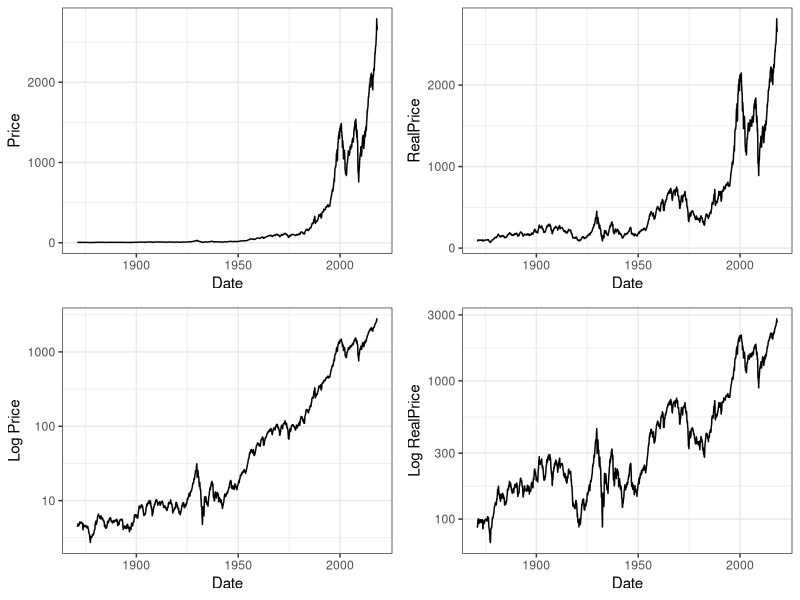
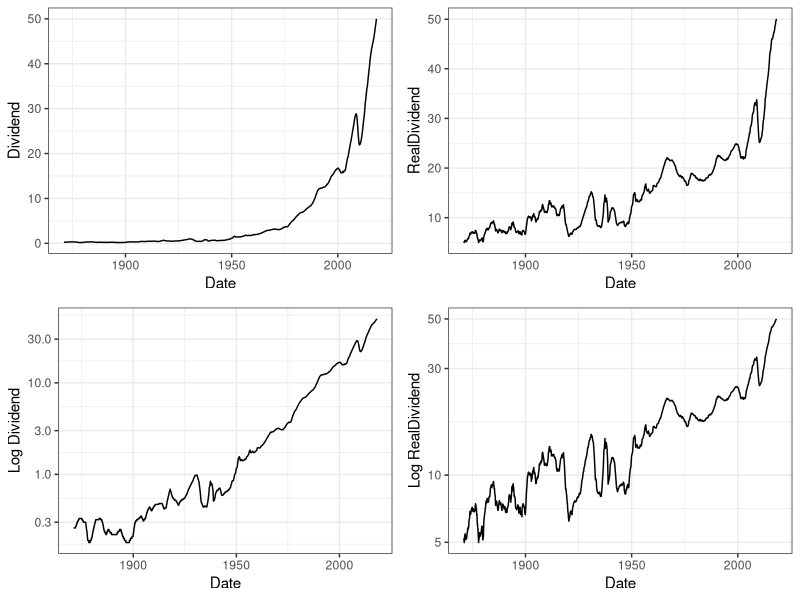
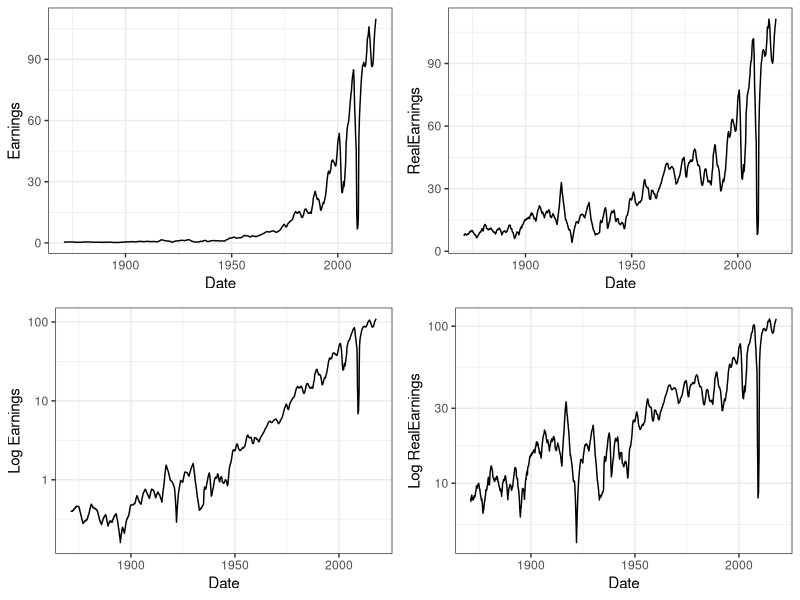
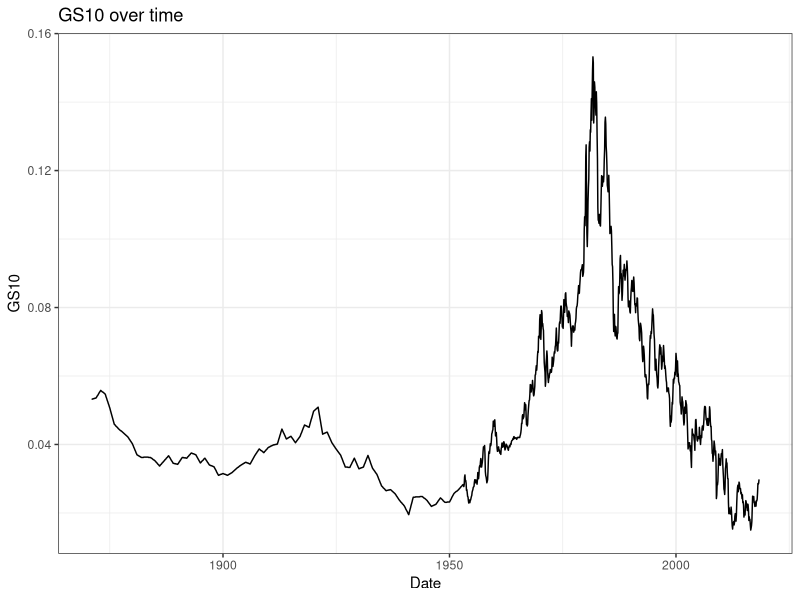
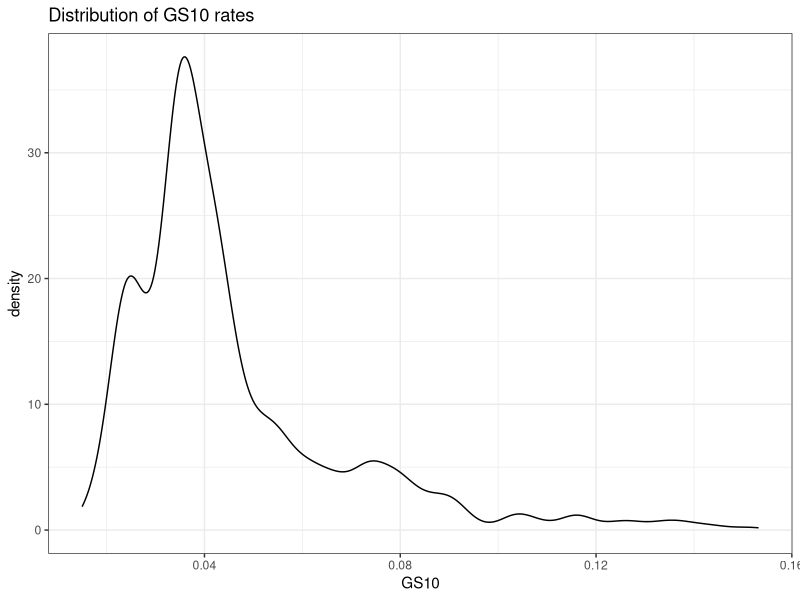
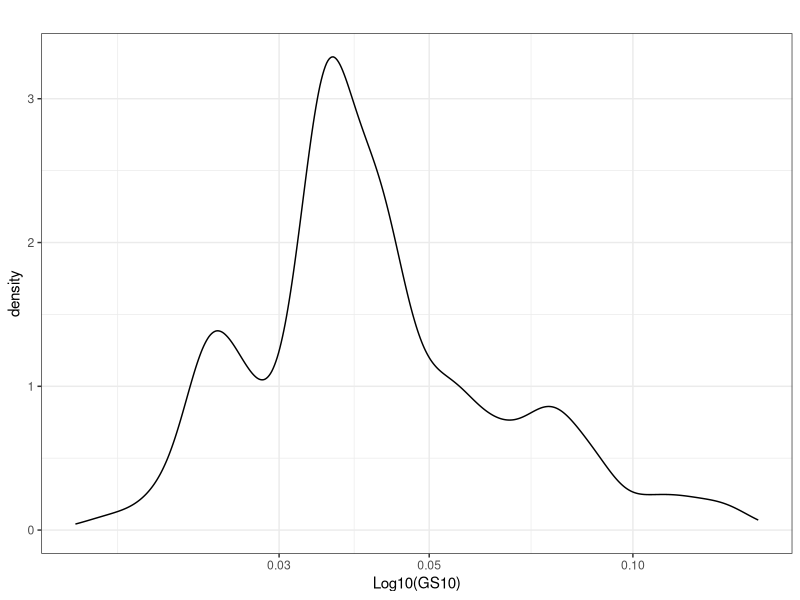
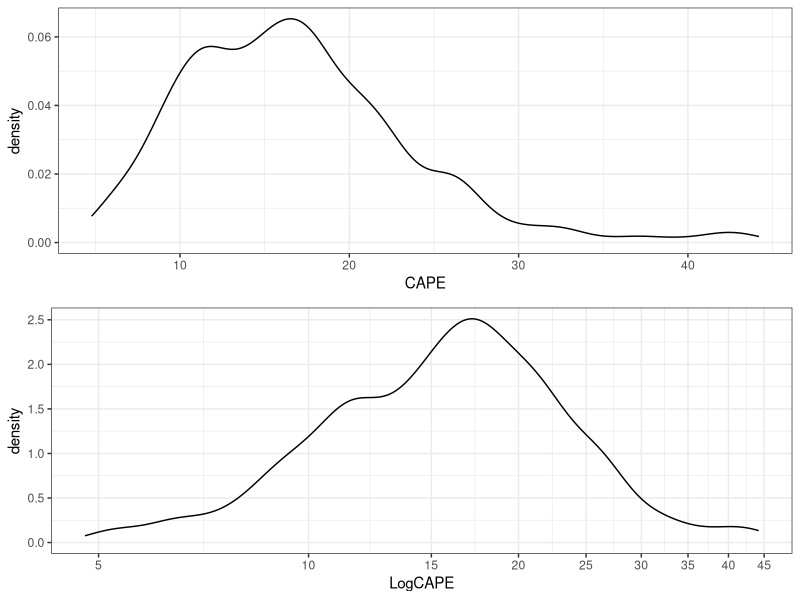
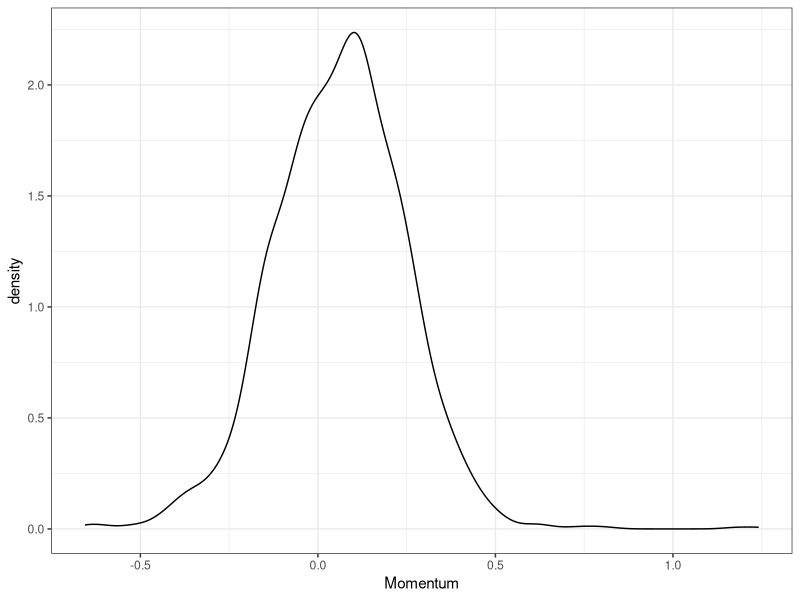

These charts were generated, in order, by the following R code:
## ---- chunk 1
# Load packages

library(ggplot2)
library(gridExtra)
library(ggthemes)
library(gsubfn)
library(rpart)
library(memisc)
## ---- chunk 2
# Load the Data
cape <- read.csv("ie_data.csv", sep = "\t")
## ---- chunk 3
str(cape)
## ---- chunk 4
# Convert date to character format for parsing
cape$Date <- as.character(cape$Date)

# The as.Date function requires a day, so a .1 needs to be appended to the dates
# A 0 needs to be appended to October so that as.Date can differentiate it from
# January
october <- nchar(cape$Date) == 6
cape$Date <- ifelse(october,
                    paste(cape$Date, "0.1", sep = ""),
                    paste(cape$Date, ".1", sep = ""))

# Finally parse the result
cape$Date <- as.Date(cape$Date, '%Y.%m.%d')

# Rename the rows using the date column
#rownames(cape) <- cape$Date

# Drop the Date and DateFraction columns
cape <- subset(cape, select = -c(DateFraction))
## ---- chunk 5
cape$GS10 <- cape$GS10 / 100
## ---- chunk 6
pct_change <- function(vect, k = 12) {
  # Calculates the percent change over a specified lookback
  # :param vect:  vector of numbers
  # :param  k:    number of periods to lookback
  # :return:      running percent change over lookback length
  
  len = length(vect)
  
  # Create indexes that will be used to truncate the vector
  front_trunc <- (1:k)
  rear_trunc <- ((len-k+1):len)
  
  # Divide truncated versions of the vector by itself to get the percent change
  result <- vect[-front_trunc]/vect[-rear_trunc] - 1
  
  # Pad the results so that it matches the original vector length
  result <- c(rep(NA, k), result)
  
  return(result)
}
## ---- chunk 7
fwd_return <- function(vect, k = 12) {
  # Shift a vector by k values
  # :param vect:  vector to shift
  # :param k:     number of periods to shift by
  # :return:      shifted vector

  len <- length(vect)

  p_changes <- pct_change(vect, k = k)

  # Remove the first k values of the vector
  result <- p_changes[-(1:k)]

  # Restore the vector to original length (NA is appended automatically)
  length(result) <- len

  return(result)
}

## ---- chunk 8
# continuous measurments of growth and inflation
cape$Momentum <- pct_change(cape$Price)
cape$CPIChange <- pct_change(cape$CPI)

# nominal variation
growth <- cape$Momentum > 0
cape$Growth <- ifelse(growth, "Expansion", "Recession")
inflation <- cape$CPIChange > 0
cape$Inflation <- ifelse(inflation, "Inflation", "Deflation")
cape$Growth <- factor(cape$Growth)
cape$Inflation <- factor(cape$Inflation)

cape$Fwd1yrReturns <- fwd_return(cape$Price)
cape$Fwd3yrReturns <- fwd_return(cape$Price, k = 36)
cape$Fwd5yrReturns <- fwd_return(cape$Price, k = 60)
cape$Fwd10yrReturns <- fwd_return(cape$Price, k = 120)

bullish <- cape$Fwd1yrReturns > 0
cape$Outlook <- ifelse(bullish, "Bullish", "Bearish")
cape$Outlook <- factor(cape$Outlook)



## ---- chunk 9
str(cape)
summary(cape)
## ---- chunk 10
theme_set(theme_bw())
g <- ggplot(cape)

plt1 <- g + geom_line(aes(Date, Price))
plt2 <- g + geom_line(aes(Date, RealPrice))
plt3 <- plt1 + scale_y_log10() + labs(y = "Log Price")
plt4 <- plt2 + scale_y_log10() + labs(y = "Log RealPrice")

grid.arrange(plt1, plt2, plt3, plt4, ncol = 2)
## ---- chunk 11
plt1 <- g + geom_line(aes(Date, Dividend))
plt2 <- g + geom_line(aes(Date, RealDividend))
plt3 <- plt1 + scale_y_log10() + labs(y = "Log Dividend")
plt4 <- plt2 + scale_y_log10() + labs(y = "Log RealDividend")

grid.arrange(plt1, plt2, plt3, plt4, ncol = 2)
## ---- chunk 12
plt1 <- g + geom_line(aes(Date, Earnings))
plt2 <- g + geom_line(aes(Date, RealEarnings))
plt3 <- plt1 + scale_y_log10() + labs(y = "Log Earnings")
plt4 <- plt2 + scale_y_log10() + labs(y = "Log RealEarnings")

grid.arrange(plt1, plt2, plt3, plt4, ncol = 2)
## ---- chunk 13
plt1 <- g + geom_line(aes(Date, GS10)) + labs(title = "GS10 over time")
plt2 <- g + geom_density(aes(GS10)) + labs(title = "Distribution of GS10 rates")
plt3 <- plt2 + scale_x_log10() + labs(title = "", x = "Log10(GS10)")

#grid.arrange(plt1, plt2, plt3)
print(plt1)
print(plt2)
print(plt3)

summary(cape$GS10)
## ---- chunk 14
plt1 <- g + geom_density(aes(CAPE))
plt2 <- plt1 + scale_x_log10(breaks = seq(0, 45, 5)) + labs(x = "LogCAPE")

grid.arrange(plt1, plt2)
## ---- chunk 15
g + geom_density(aes(Momentum))
g + geom_boxplot(aes("", Momentum)) + coord_flip()
summary(cape$Momentum)
## ---- chunk 16
g + geom_density(aes(CPIChange))
summary(cape$CPIChange)
## ---- chunk 17
# The first 12 rows contain NA values for both Inflation and growth
plt1 <- ggplot(cape[-(1:12),]) + geom_bar(aes(Inflation))

plt2 <- ggplot(cape[-(1:12),]) + geom_bar(aes(Growth))
grid.arrange(plt1, plt2, ncol = 2)
## ---- chunk 18
plt1 <- g + geom_density(aes(Fwd1yrReturns))
plt2 <- g + geom_density(aes(Fwd3yrReturns))
plt3 <- g + geom_density(aes(Fwd5yrReturns))
plt4 <- g + geom_density(aes(Fwd10yrReturns))

grid.arrange(plt1, plt2, plt3, plt4, ncol = 2)
summary(cape[c("Fwd1yrReturns", "Fwd3yrReturns",
               "Fwd5yrReturns", "Fwd10yrReturns")])
## ---- chunk 19
# this function will convert the returns to a CAGR
annualize <- function(r,t) {
  return((1 + r)^(1 / t) - 1)
}

plt1 <- g + geom_density(aes(Fwd1yrReturns))
plt2 <- g + geom_density(aes(annualize(Fwd3yrReturns, 3))) +
                                    labs(x = "3 Year CAGR")
plt3 <- g + geom_density(aes(annualize(Fwd5yrReturns, 5))) +
                                    labs(x = "5 Year CAGR")
plt4 <- g + geom_density(aes(annualize(Fwd10yrReturns, 10))) +
                                    labs(x = "10 Year CAGR")

grid.arrange(plt1, plt2, plt3, plt4, ncol = 2)
print("1 year forward returns")
summary(cape$Fwd1yrReturns)
print("3 year forward returns")
summary(annualize(cape$Fwd3yrReturns, 3))
print("5 year forward returns")
summary(annualize(cape$Fwd5yrReturns, 5))
print("10 year forward returns")
summary(annualize(cape$Fwd10yrReturns, 10))
## ---- chunk 20
cape$Fwd3yrCAGR <- annualize(cape$Fwd3yrReturns, 3)
cape$Fwd5yrCAGR <- annualize(cape$Fwd5yrReturns, 5)
cape$Fwd10yrCAGR <- annualize(cape$Fwd10yrReturns, 10)

# g needs to be updated now that there are new features in the df
g <- ggplot(cape)
## ---- chunk 21
plt1 <- g + geom_point(aes(RealPrice, RealEarnings), alpha = 1/10)
plt2 <- g + geom_point(aes(RealPrice, RealDividend), alpha = 1/10)
plt3 <- g + geom_point(aes(RealDividend, RealEarnings), alpha = 1/10)

grid.arrange(plt1, plt2, plt3, ncol = 2)

## ---- chunk 22
plt1 <- g + geom_point(aes(log10(RealPrice), 
                           log10(RealEarnings)), alpha = 1/10)
plt2 <- g + geom_point(aes(log10(RealPrice), 
                           log10(RealDividend)), alpha = 1/10)
plt3 <- g + geom_point(aes(log10(RealDividend),
                           log10(RealEarnings)), alpha = 1/10)

grid.arrange(plt1, plt2, plt3, ncol = 2)

## ---- chunk 23
# Convenience function created because several features will be plotted
# against forward returns
plot_vs_returns <- function(df, x, x_label, alpha = 1) {
  g <- ggplot(aes(x = x), data = df)
  plt1 <- g + geom_point(aes(y = Fwd1yrReturns), alpha = alpha) + labs(x = x_label)
  plt2 <- g + geom_point(aes(y = Fwd3yrCAGR), alpha = alpha) + labs(x = x_label)
  plt3 <- g + geom_point(aes(y = Fwd5yrCAGR), alpha = alpha) + labs(x = x_label)
  plt4 <- g + geom_point(aes(y = Fwd10yrCAGR), alpha = alpha) + labs(x = x_label)
  
  grid.arrange(plt1, plt2, plt3, plt4)
}
## ---- chunk 24
plot_vs_returns(cape, cape$CAPE, "CAPE", alpha = 1/10)
## ---- chunk 25
plot_vs_returns(cape, log10(cape$CAPE), "Log10(CAPE)", alpha = 1/10)
## ---- chunk 26
# This function is necessary to plot returns against cape, while also
# maintaining meaningful x lables for the cut groups
log10_cut <- function(x, breaks = 5, digits = 0) {
  # Same functionality as cut, but cuts along log adjusted values 
  # :param x:       values to cut
  # :param breaks:  number of cuts to make
  # :param digits:  number of decimal places to round the labels
  # :returns cut data, but with original values in lables
  cuts <- cut(log10(x), breaks = breaks)
  
  # sub function to apply
  level_mapper <- function(lev) {
    return(gsubfn("(\\d+.\\d+)",
                  ~ round(10 ^ as.numeric(x), digits = digits),
                  lev))
  }
  
  levels(cuts) <- sapply(levels(cuts), level_mapper)
  return(cuts)
}

g_cape <- ggplot(aes(x = log10_cut(CAPE)), 
                 data = subset(cape, !is.na(CAPE)))

g_cape + geom_bar(aes(y = Fwd1yrReturns), stat = "summary", fun.y = mean)
g_cape + geom_bar(aes(y = Fwd3yrCAGR), stat = "summary", fun.y = mean)
g_cape + geom_bar(aes(y = Fwd5yrCAGR), stat = "summary", fun.y = mean)
g_cape + geom_bar(aes(y = Fwd10yrCAGR), stat = "summary", fun.y = mean)
## ---- chunk 27
g_cape + geom_boxplot(aes(y = Fwd1yrReturns))
g_cape + geom_boxplot(aes(y = Fwd3yrCAGR))
g_cape + geom_boxplot(aes(y = Fwd5yrCAGR))
g_cape + geom_boxplot(aes(y = Fwd10yrCAGR))
## ---- chunk 28
plot_vs_returns(cape, cape$Momentum, "Momentum", alpha = 1/20)
## ---- chunk 29
plt1 <-ggplot(aes(Momentum, Fwd1yrReturns), data = cape) +
  geom_point(alpha = 1/20) + xlim(-.5, .7)
plt2 <-ggplot(aes(Momentum, Fwd3yrCAGR), data = cape) +
  geom_point(alpha = 1/20) + xlim(-.5, .7)
plt3 <-ggplot(aes(Momentum, Fwd5yrCAGR), data = cape) +
  geom_point(alpha = 1/20) + xlim(-.5, .7)
plt4 <-ggplot(aes(Momentum, Fwd10yrCAGR), data = cape) +
  geom_point(alpha = 1/20) + xlim(-.5, .7)

grid.arrange(plt1, plt2, plt3, plt4)
## ---- chunk 30
# trim the first 12 rows to remove NA values
plt1 <- ggplot(aes(Growth, Fwd1yrReturns), data = cape[-(1:12),]) + geom_boxplot()
plt2 <- ggplot(aes(Growth, Fwd3yrCAGR), data = cape[-(1:12),]) + geom_boxplot()
plt3 <- ggplot(aes(Growth, Fwd5yrCAGR), data = cape[-(1:12),]) + geom_boxplot()
plt4 <- ggplot(aes(Growth, Fwd10yrCAGR), data = cape[-(1:12),]) + geom_boxplot()

grid.arrange(plt1, plt2, plt3, plt4)
## ---- chunk 31
plot_vs_returns(cape, cape$GS10, "GS10", alpha = 1/10)
## ---- chunk 32
ggplot(cape[-(1:12),]) + geom_point(aes(GS10, log10(CAPE)), alpha = 1/10)
cor.test(cape$GS10, cape$CAPE)
cor.test(cape$GS10, log10(cape$CAPE))
## ---- chunk 33
plot_vs_returns(cape, cape$CPIChange, "Inflation", alpha = 1/10)
## ---- chunk 34
g + geom_point(aes(CPIChange, Momentum), alpha = 1/10)
## ---- chunk 35
g + geom_point(aes(CPIChange, GS10), alpha = 1/10)
## ---- chunk 36
ggplot(cape[-(1:12),]) +
  geom_point(aes(CAPE, Fwd1yrReturns, col = Growth), alpha = 1/2) +
  scale_x_log10()
## ---- chunk 37
ggplot(cape[-(1:12),]) +
  geom_point(aes(CAPE, Fwd1yrReturns, col = Growth), alpha = 1/3) +
  scale_x_log10() + facet_wrap(~Growth)
## ---- chunk 38
ggplot(cape[-(1:12),]) +
  geom_point(aes(CAPE, Fwd3yrCAGR, col = Growth), alpha = 1/3) +
  scale_x_log10() + facet_wrap(~Growth)
ggplot(cape[-(1:12),]) +
  geom_point(aes(CAPE, Fwd5yrCAGR, col = Growth), alpha = 1/3) +
  scale_x_log10() + facet_wrap(~Growth)
ggplot(cape[-(1:12),]) +
  geom_point(aes(CAPE, Fwd10yrCAGR, col = Growth), alpha = 1/3) +
  scale_x_log10() + facet_wrap(~Growth)
## ---- chunk 39
ggplot(cape[-(1:12),]) +
  geom_point(aes(CAPE, Fwd1yrReturns, col = Inflation), alpha = 1/3) +
  scale_x_log10() + facet_wrap(~Inflation)
ggplot(cape[-(1:12),]) +
  geom_point(aes(CAPE, Fwd3yrCAGR, col = Inflation), alpha = 1/3) +
  scale_x_log10() + facet_wrap(~Inflation)
ggplot(cape[-(1:12),]) +
  geom_point(aes(CAPE, Fwd5yrCAGR, col = Inflation), alpha = 1/3) +
  scale_x_log10() + facet_wrap(~Inflation)
ggplot(cape[-(1:12),]) +
  geom_point(aes(CAPE, Fwd10yrCAGR, col = Inflation), alpha = 1/3) +
  scale_x_log10() + facet_wrap(~Inflation)
## ---- chunk 40
g_cape + geom_boxplot(aes(y = Fwd1yrReturns)) + 
  facet_wrap(Growth~Inflation)
## ---- chunk 41
g + geom_density(aes(1/CAPE - GS10)) +
  labs(title = "Stock Yield: Inverse CAPE minus the risk free rate")
## ---- chunk 42
plot_vs_returns(cape, 1/cape$CAPE - cape$GS10,
                "Inverse CAPE - GS10", alpha = 1/10)
## ---- chunk 43
plot_vs_returns(cape, log10(1/cape$CAPE) - cape$GS10,
                "Log10(Inverse CAPE) - GS10", alpha = 1/10)
## ---- chunk 44
lm1 <- lm(Fwd1yrReturns ~ log10(CAPE) + Growth + Inflation + GS10,
          data = cape)
lm3 <- lm(Fwd3yrCAGR ~ log10(CAPE) + Growth + Inflation + GS10,
          data = cape)
lm5 <- lm(Fwd5yrCAGR ~ log10(CAPE) + Growth + Inflation + GS10,
          data = cape)
lm10 <- lm(Fwd10yrCAGR ~ log10(CAPE) + Growth + Inflation + GS10,
          data = cape)

tm1 <- rpart(Outlook ~ Momentum, data = cape)

mtable(
  "Model 1" = lm1,
  "Model 2" = lm3,
  "Model 3" = lm5,
  "Model 4" = lm10
)
## ---- chunk 45
# build the classification model
tm <- rpart(Outlook ~ log10(CAPE) + Growth + Inflation + GS10,
            data = cape)

# capture predictions
pred <- predict(tm, cape, type = "class")

# calculate accuracy using the confusion matrix

confmat <- table(cape$Outlook, pred)
print(confmat)

accuracy <- sum(diag(confmat)/sum(confmat))

## ---- chunk 46
theme_set(theme_classic())

g + geom_line(aes(Date, RealPrice)) + ggtitle("Stock Market Prices") +
  scale_y_log10(labels = scales::dollar,
                breaks = c(0, 100, 500, 1000, 2500),
                name = "Inflation Adjusted Price")
## ---- chunk 47

ggplot(aes(x = log10_cut(CAPE), y = Fwd10yrCAGR),
                    data = subset(cape, !is.na(CAPE))) +
  labs(x = "CAPE") + 
  scale_y_continuous(labels = scales::percent, limits = c(-.1, .2)) +
  geom_boxplot(aes(fill = log10_cut(CAPE))) +
  labs(title = "Future Returns", fill = "Price per $ \nof Earnings")
## ---- chunk 48
ggplot(subset(cape, !is.na(Growth))) +
  geom_boxplot(aes(Growth, Fwd1yrReturns, fill = Growth), alpha = 0.5) + 
  ggtitle("Trimming the fat tails of returns") +
  scale_y_continuous(labels = scales::percent) +
  theme(axis.text.x = element_blank(), axis.title.x = element_blank())
